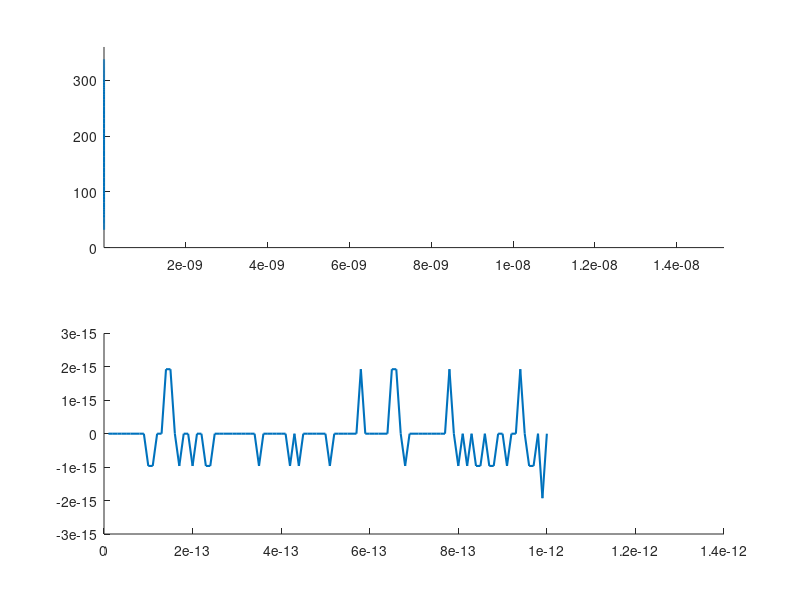

Write MATLAB code to recreate this figure.


h = 0.003
eta = 120*pi
er = 2.2
c = 0.3e9

L2 = 0.5e-9;
Cn = 0.5e-12;
f = linspace(1e9, 6e9, 51);
W = 2*pi*f;
Rn = 0;

caps = linspace(0.01, 1, 100)*1e-12

for m = 1:length(caps)
    Cn = caps(m);
    %Zn = (j*W.*L1.*(j*W*L2 + 1./(j*W*Cn) + Rn))./(j*W.*L1 + (j*W*L2 + 1./(j*W*Cn) + Rn));
    Zn = (j*(eta/sqrt(er)).*tan(sqrt(er)*h.*W/c).*(j*W*L2 + 1./(j*W*Cn) + Rn))./(j*(eta/sqrt(er)).*tan(sqrt(er)*h.*W/c) + (j*W*L2 + 1./(j*W*Cn) + Rn));
    gamma(m,:) = (Zn - 120*pi)./(Zn + 120*pi);
    curves(m,:) = 180/pi*angle(gamma(m,:));
    mags(m,:) = abs(gamma(m,:));
end

%% Plot phase versus C for several frequencies
figure(1)
clf
hold on
%fs = [3.5 3.6 3.7 3.8 3.9 4.0]*1e9;

fs = 3e9;

for p = 1:length(fs)
    fc = fs(p);
    [val,ind] = min(abs(f - fc));
    subplot(2,1,1)
    hold on
    plot(caps, curves(:,ind) + 180, 'LineWidth', 1.5)
    axis([min(caps) max(caps) 0 360])
    
    subplot(2,1,2)
    hold on
    plot(caps, 20*log10(mags(:,ind)), 'LineWidth', 1.5)
    %axis([min(caps) max(caps) 0 1])        
end

fc = 3e9;
[val,ind] = min(abs(f - fc));
phasevcap = curves(:,ind);
%phases = [-135 -90 -45 0 45 90 135 180] - 22.5;
%phases = [-90 90] + 40;
phases = [-135 -45 45 135] - 20

for k = 1:length(phases)
    [val,ind] = min(abs(phasevcap - phases(k)));
    cp(k) = caps(ind)
end



